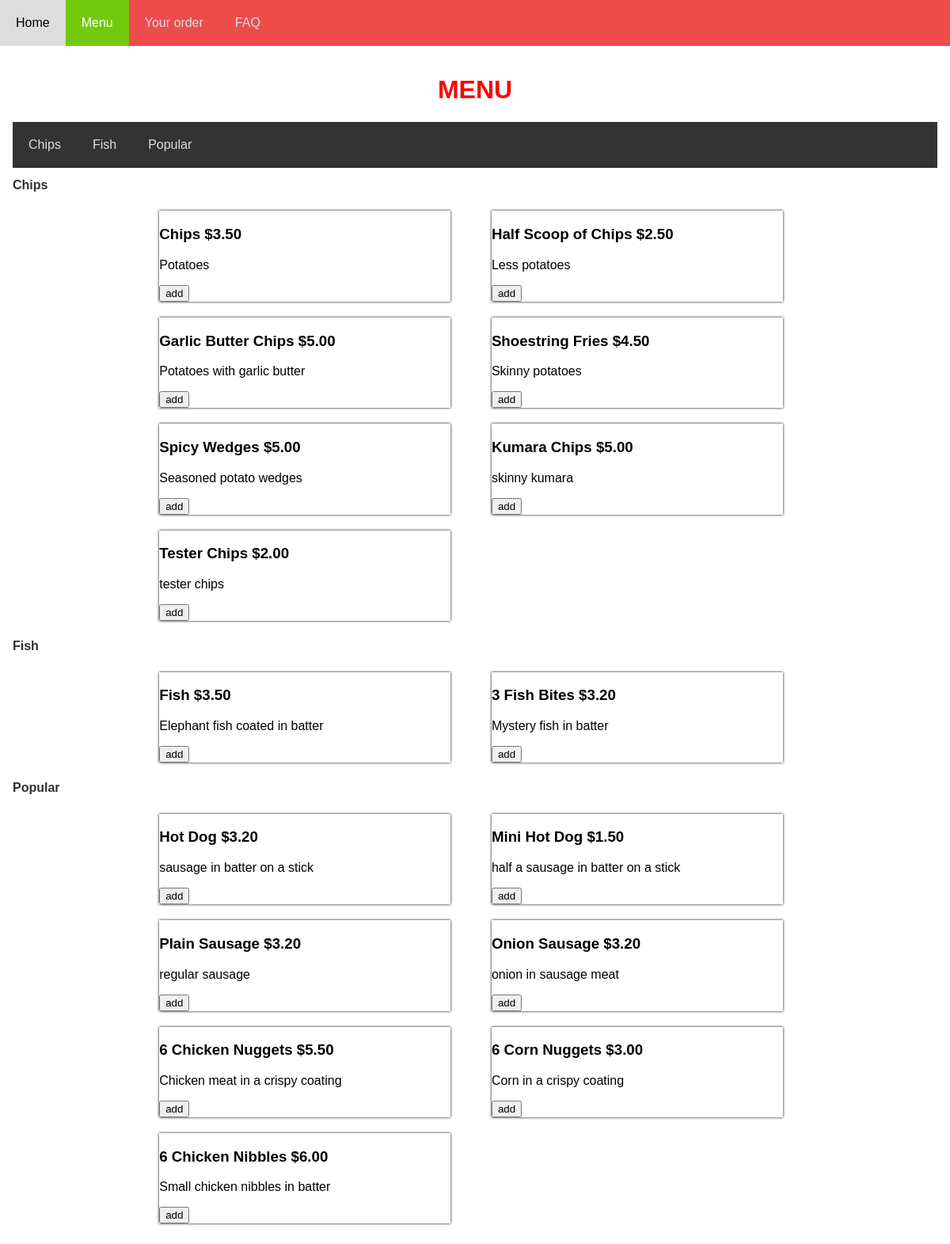
The page /menu on the database its author committed.
### tables this page shows
CREATE TABLE item (id INTEGER PRIMARY KEY, name STRING, description STRING, price DECIMAL, type STRING (100));

### main.py (the view)
@app.route("/menu", methods =['GET', 'POST'])
def menu():
   cursor = get_db().cursor()
   chips = "SELECT id, name, description, price FROM item WHERE type = 'Chips'"
   cursor.execute(chips)
   chips = cursor.fetchall()
   cursor = get_db().cursor()
   fish = "SELECT id, name, description, price FROM item WHERE type = 'Fish'"
   cursor.execute(fish)
   fish = cursor.fetchall()
   popular = "SELECT id, name, description, price FROM item WHERE type = 'Popular'"
   cursor.execute(popular)
   popular = cursor.fetchall()
   return render_template("menu.html", chips = chips, fish = fish, popular = popular,)

### main.py (called while the page is built)
def get_db():
    db = getattr(g, '_database', None)
    if db is None:
        db = g._database = sqlite3.connect(DATABASE)
    return db

@app.teardown_appcontext
def close_connection(exception):
    db = getattr(g, '_database', None)
    if db is not None:
        db.close()

### templates/menu.html (shortened to what this page needs)
<!DOCTYPE html>
<html lang="en">
<head>
    <link rel="stylesheet" href={{url_for('static',filename='stickymenu.css')}}>
    <link rel="stylesheet" href={{url_for('static',filename='text.css')}}>
</head>
<body>
    <div id="navbar">
        <a href="http://127.0.0.1:5000/home"><th>Home</th></a>
        <a class = "active" href="http://127.0.0.1:5000/menu">Menu</a>
        <a href="http://127.0.0.1:5000/orders">Your order</a>
        <a href="http://127.0.0.1:5000/faq">FAQ</a>
      </div>
      <div class="content">
    <h1>MENU</h1>
    <div id="menubar">
        <a href="http://127.0.0.1:5000/menu#chips">Chips</a>
        <a href="http://127.0.0.1:5000/menu#fish">Fish</a>
        <a href="http://127.0.0.1:5000/menu#popular">Popular</a>
    </div>
    <h2 id="chips">Chips</h2>
        <div class="container">
        {% for item in chips%}
        <div class="cards">
        <h3>{{item[1]}}               {{item[3]}}</h3>
        <p>{{item [2]}}</p>
        <form action="/add" method="post">
        <input type="submit" value="add">
        </form>
    </div>
    {% endfor %}
    </div>
    <h2 id="fish">Fish</h2>
    <div class="container">
    {% for item in fish%}
    <div class="cards">
    <h3>{{item[1]}} {{item[3]}}</h3>
    <p>{{item [2]}}</p>
    <form action="/add" method="post">
    <input type="submit" value="add">
    </form>
</div>
{% endfor %}
</div>
<h2 id="popular">Popular</h2>
        <div class="container">
        {% for item in popular%}
        <div class="cards">
        <h3>{{item[1]}} {{item[3]}}</h3>
        <p>{{item [2]}}</p>
        <form action="/add" method="post">
        <input type="submit" value="add">
        </form>
    </div>
    {% endfor %}
    </div>
</div>
    </body>
</html>

### static/stickymenu.css (style rules this page uses)
* { font-family: sans-serif; }
#navbar { overflow: hidden; background-color: rgb(238, 75, 75); }
#navbar a { float: left; display: block; color: #d8dee7; text-align: center; padding: 20px; text-decoration: none; font-family: Arial, Helvetica, sans-serif; }
html,body { padding:0; margin:0; }
body { margin: 0; }
.content { padding: 16px; }
#navbar a.active { background-color: #72c90e; color: white; }
#menubar { overflow: hidden; background-color: #333; }
#menubar a { float: left; display: block; color: #d8dee7; text-align: center; padding: 20px; text-decoration: none; font-family: Arial, Helvetica, sans-serif; }
h1 { color: red; text-align: center; font-family: Arial, Helvetica, sans-serif; }
h2 { color: rgb(48, 48, 48); font-family: Arial, Helvetica, sans-serif; font-size: medium; text-align: left; }
.container { width: 70%; flex-wrap: wrap; justify-content: space-between; display:flex; margin:auto; border:rgb(48, 48, 0) }
.cards { flex-basis: 45%; margin: 10px 20px 10px 10px; background-color: white; box-shadow: 0px 0px 3px 0px black; }

### static/text.css (style rules this page uses)
h1 { color: red; text-align: center; font-family: Arial, Helvetica, sans-serif; }
h2 { color: rgb(48, 48, 48); font-family: Arial, Helvetica, sans-serif; font-size: medium; text-align: left; }

### rows shown on the page
item: name "Chips", price "$3.50", description "Potatoes"
item: name "Half Scoop of Chips", price "$2.50", description "Less potatoes"
item: name "Garlic Butter Chips", price "$5.00", description "Potatoes with garlic butter"
item: name "Shoestring Fries", price "$4.50", description "Skinny potatoes"
item: name "Spicy Wedges", price "$5.00", description "Seasoned potato wedges"
item: name "Kumara Chips", price "$5.00", description "skinny kumara"
item: name "Tester Chips", price "$2.00", description "tester chips"
item: name "Fish", price "$3.50", description "Elephant fish coated in batter"
item: name "3 Fish Bites", price "$3.20", description "Mystery fish in batter"
item: name "Hot Dog", price "$3.20", description "sausage in batter on a stick"
item: name "Mini Hot Dog", price "$1.50", description "half a sausage in batter on a stick"
item: name "Plain Sausage", price "$3.20", description "regular sausage"
item: name "Onion Sausage", price "$3.20", description "onion in sausage meat"
item: name "6 Chicken Nuggets", price "$5.50", description "Chicken meat in a crispy coating"
item: name "6 Corn Nuggets", price "$3.00", description "Corn in a crispy coating"
item: name "6 Chicken Nibbles", price "$6.00", description "Small chicken nibbles in batter"
